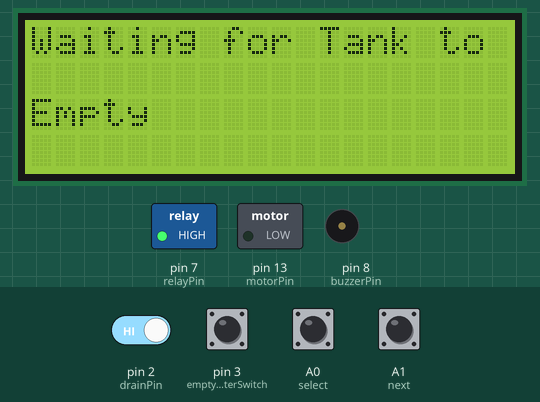
A sketch run on a simulated Arduino Uno, built with avr-gcc and run on an emulated ATmega328P. Shown: 20×4 character LCD, switched loads named in the sketch (green lamp = pin HIGH), buzzer (waves = sounding, pin HIGH). The test bench sets the inputs (shaded band); at power-on: pin 2 (drainPin) HIGH, A0 (select), A1 (next), pin 3 (emptyWaterSwitch) LOW.

Above: at 3.2 s.
3.3 s: pin 2 (drainPin) driven LOW
At 4.7 s:
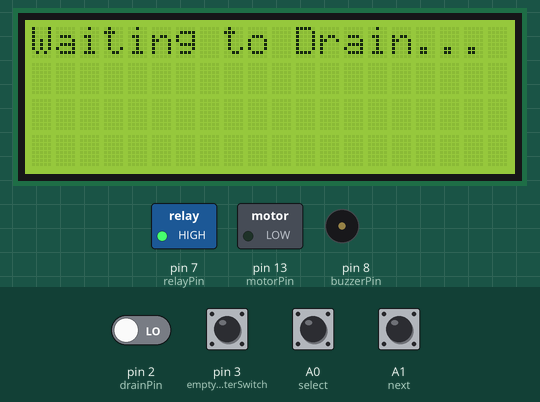
5.0 s: pin 2 (drainPin) driven HIGH
At 6.2 s:
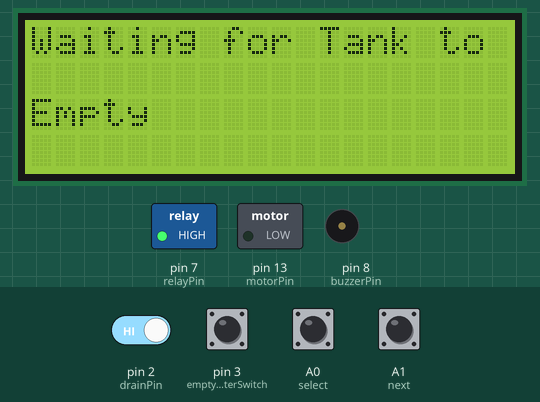
6.5 s: pin 3 (emptyWaterSwitch) pulled HIGH for 0.25 s
At 7.2 s:
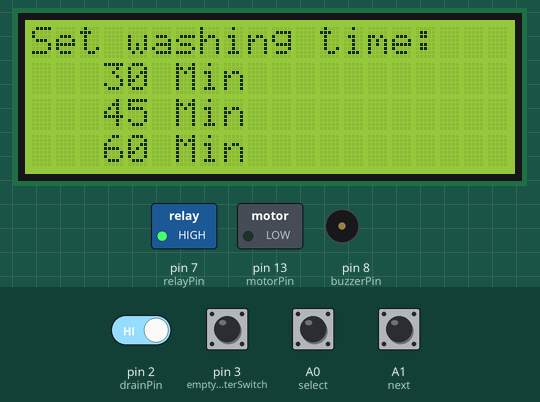
8.2 s: A0 (select) pulled HIGH for 1 s
At 9.1 s:
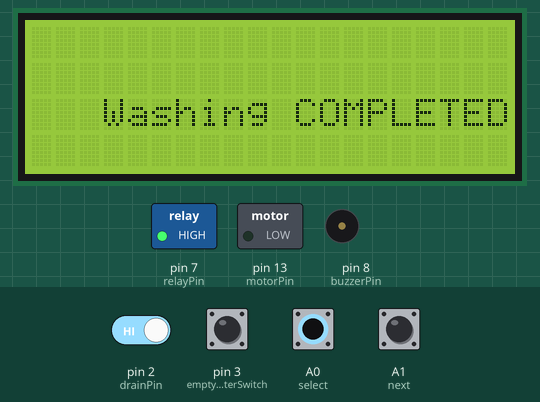
12.2 s: pin 2 (drainPin) driven LOW
At 14.3 s:
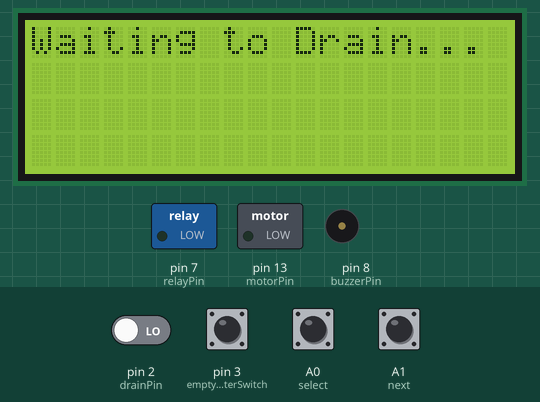
Timing chart, 0 to 15.8 s (numbered marks = the images above; inputs shaded):
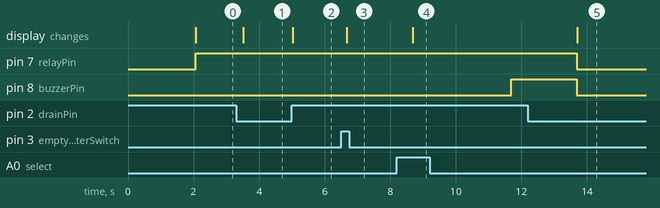

Measured:
- after the input at 3.3 s, the display: changes after 0.21 s (image 1)
- after the input at 5.0 s, the display: changes at once (image 2)
- after the input at 6.5 s, the display: changes after 0.18 s (image 3)
- after the input at 8.2 s, pin 8 (buzzerPin): LOW → HIGH after 3.5 s; the display: changes after 0.49 s (image 4)
- after the input at 12.2 s, pin 7 (relayPin): HIGH → LOW after 1.5 s; the display: changes after 1.5 s (image 5)

The sketch:

Washing_Machine.ino
```cpp
#include <LiquidCrystal.h>
const int next = A1;
const int motorPin = 13;
const int select = A0;
const int drainPin = 2; // input pin for drain switch
const int emptyWaterSwitch = 3; // input pin for empty water tank switch
const int relayPin = 7; // output pin for relay
const int buzzerPin = 8; // output pin for buzzer
const int lcdRsPin = 12; // LCD RS pin
const int lcdEnPin = 11; // LCD EN pin
const int lcdD4Pin = 5; // LCD D4 pin
const int lcdD5Pin = 4; // LCD D5 pin
const int lcdD6Pin = 9; // LCD D6 pin
const int lcdD7Pin = 10; // LCD D7 pin
LiquidCrystal lcd(lcdRsPin, lcdEnPin, lcdD4Pin, lcdD5Pin, lcdD6Pin, lcdD7Pin);

void setup() {
  pinMode(drainPin, INPUT);
  pinMode(emptyWaterSwitch, INPUT);
  pinMode(relayPin, OUTPUT);
  pinMode(motorPin, OUTPUT);
  pinMode(buzzerPin, OUTPUT);
  pinMode(A0, INPUT);
  pinMode(A1, INPUT);

  lcd.begin(20, 4); // Initialize 20x4 LCD
  lcd.clear(); // Clear the LCD display
  lcd.print("Washing Machine"); // Display message on LCD
  delay(2000);
}

void loop() {
  // Check if drain switch is closed
  while (digitalRead(drainPin) == LOW)
  {
    // Wait for water to drain out
    lcd.clear();
    lcd.print("Waiting to Drain...");
    delay(500);
  }
  digitalWrite(relayPin, HIGH);

  // Check empty water tank switch
  if (digitalRead(emptyWaterSwitch) == HIGH)
  {
    // Turn on relay to close drain valve
    lcd.setCursor(0, 1);
    lcd.print("Empty switch is Pressed");
    digitalWrite(relayPin, HIGH);
    lcd.setCursor(0, 2);
    lcd.print("Relay Turned ON...");
    lcd.setCursor(0, 3);
    lcd.print("Drain Closed...");


  // Ask user to set washing timer value
  lcd.clear();
  lcd.print("Set washing time:");
  lcd.setCursor(3,1);
  lcd.print("30 Min");
  lcd.setCursor(3,2);
  lcd.print("45 Min");
  lcd.setCursor(3,3);
  lcd.print("60 Min");
  int washingTime = 0;
  int count = 0;
  // Code to get input from user and set washingTime variable
  while(!digitalRead(select))
  {
    if(digitalRead(next))
    {
      count = count + 1;
      delay(500);
    }
    else
    {
      if(count==1)
      {
        lcd.clear();
        lcd.setCursor(0,1);
        lcd.print("-->");
        lcd.setCursor(3,1);
        lcd.print("30 Min");
        lcd.setCursor(3,2);
        lcd.print("45 Min");
        lcd.setCursor(3,3);
        lcd.print("60 Min");
        washingTime = 2000;
      }
      else if(count==2)
      {
        lcd.clear();
        lcd.setCursor(0,2);
        lcd.print("-->");
        lcd.setCursor(3,1);
        lcd.print("30 Min");
        lcd.setCursor(3,2);
        lcd.print("45 Min");
        lcd.setCursor(3,3);
        lcd.print("60 Min");
        washingTime = 4000;
      }
      else if(count==3)
      {
        lcd.clear();
        lcd.setCursor(0,3);
        lcd.print("-->") ;
        lcd.setCursor(3,1);
        lcd.print("30 Min");
        lcd.setCursor(3,2);
        lcd.print("45 Min");
        lcd.setCursor(3,3);
        lcd.print("60 Min");
        washingTime = 6000;
      }

      else if(count>=4)
      {
        count = 1;
      }
      else
      {
        count = 0;
      }
    }
    delay(500);
  }


  // Run washing motor till timer time elapses
  lcd.clear();
  lcd.print("Washing.....");

  int elapsed = 0;
  digitalWrite(motorPin, HIGH);

  while (elapsed < washingTime) {
    // Code to control washing motor based on washingTime variable
    delay(1000); // Delay 1 second
    elapsed += 1000; // Increment elapsed time by 1 second
  }
  digitalWrite(motorPin, LOW);

  // Open drain valve to drain water
  lcd.clear();
  lcd.print("Draining water");
  digitalWrite(relayPin, LOW);
  while (!digitalRead(drainPin)) {
    // Code to sound buzzer to indicate water is draining
    digitalWrite(buzzerPin, HIGH);
    delay(500);
    digitalWrite(buzzerPin, LOW);
    delay(500);
  }

  // Close drain valve
  lcd.clear();
  lcd.setCursor(3,2);
  lcd.print("Washing COMPLETED");
  digitalWrite(relayPin, HIGH);
  delay(3000); // Delay 5 minutes
  // Code to sound buzzer to indicate washing is complete
  digitalWrite(buzzerPin, HIGH);
  delay(2000);
  digitalWrite(buzzerPin, LOW);
  digitalWrite(relayPin, LOW);
}

else
{
   lcd.clear();
  lcd.print("Waiting for Tank to Empty");
  delay(200)  ;
}
}
```
